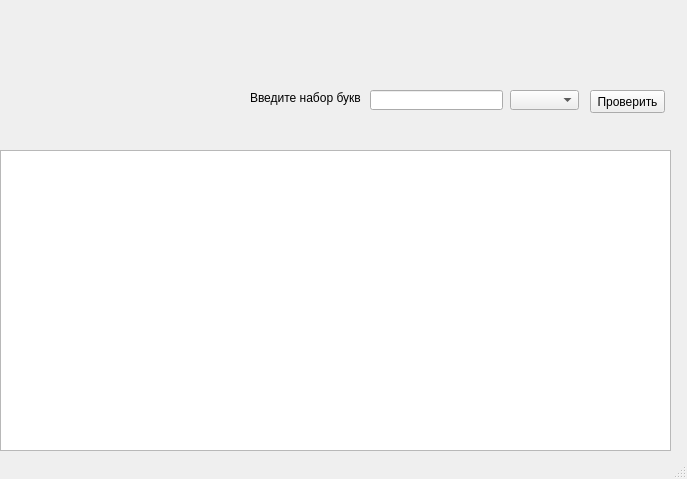
<?xml version="1.0" encoding="UTF-8"?>
<ui version="4.0">
 <class>MainWindow</class>
 <widget class="QMainWindow" name="MainWindow">
  <property name="geometry">
   <rect>
    <x>0</x>
    <y>0</y>
    <width>687</width>
    <height>479</height>
   </rect>
  </property>
  <property name="windowTitle">
   <string>Собери слова</string>
  </property>
  <widget class="QWidget" name="centralwidget">
   <widget class="QLineEdit" name="lineEdit">
    <property name="geometry">
     <rect>
      <x>370</x>
      <y>90</y>
      <width>133</width>
      <height>20</height>
     </rect>
    </property>
   </widget>
   <widget class="QComboBox" name="comboBox">
    <property name="geometry">
     <rect>
      <x>510</x>
      <y>90</y>
      <width>69</width>
      <height>20</height>
     </rect>
    </property>
   </widget>
   <widget class="QPushButton" name="pushButton">
    <property name="geometry">
     <rect>
      <x>590</x>
      <y>90</y>
      <width>75</width>
      <height>23</height>
     </rect>
    </property>
    <property name="text">
     <string>Проверить</string>
    </property>
   </widget>
   <widget class="QPlainTextEdit" name="plainTextEdit">
    <property name="geometry">
     <rect>
      <x>0</x>
      <y>150</y>
      <width>671</width>
      <height>301</height>
     </rect>
    </property>
   </widget>
   <widget class="QLabel" name="label">
    <property name="geometry">
     <rect>
      <x>250</x>
      <y>90</y>
      <width>111</width>
      <height>16</height>
     </rect>
    </property>
    <property name="text">
     <string>Введите набор букв</string>
    </property>
   </widget>
  </widget>
  <widget class="QStatusBar" name="statusbar"/>
 </widget>
 <resources/>
 <connections/>
</ui>
